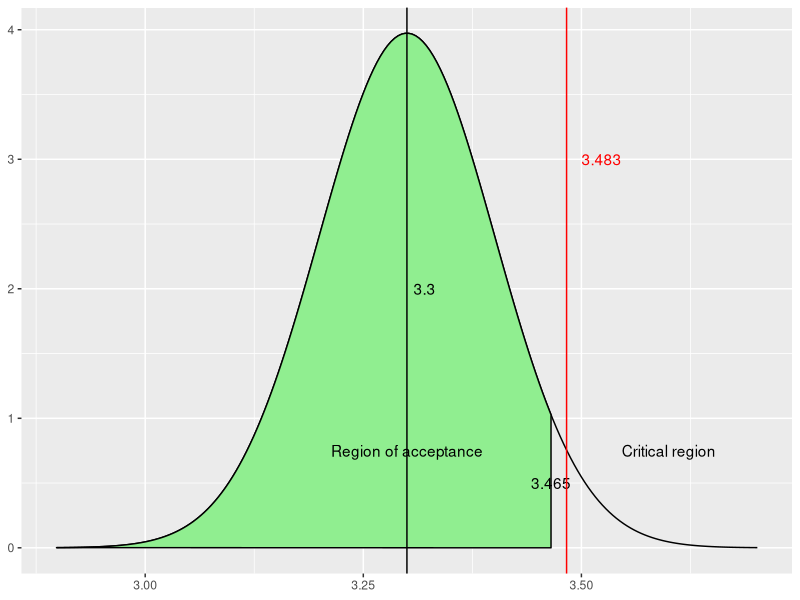
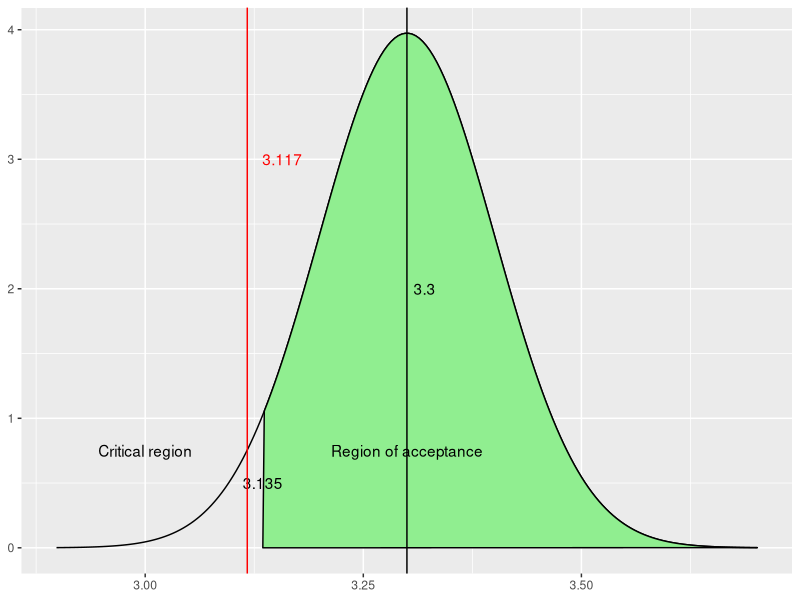
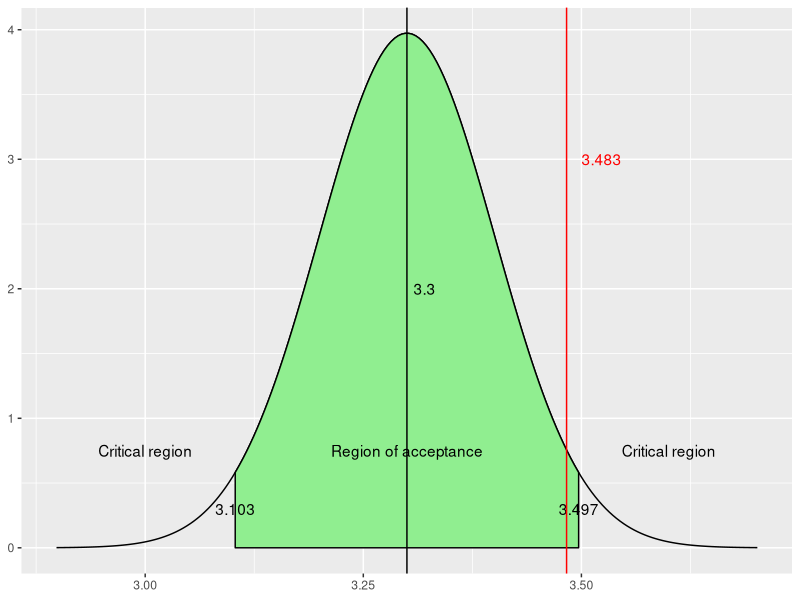
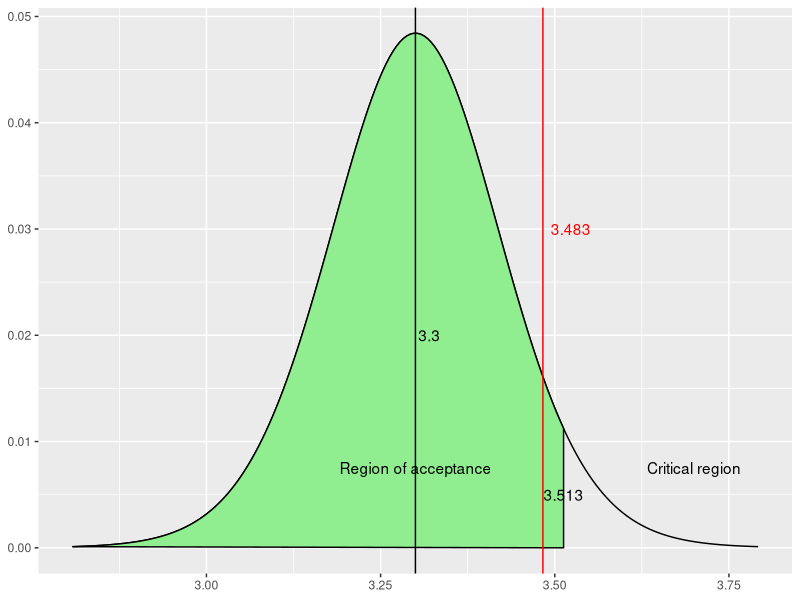

Source code (R) for these figures, in order:
## ---- chunk 1
knitr::opts_chunk$set(echo = TRUE)
library(ggplot2)
## ---- chunk 2
    # We have a sample with
    n <- 30      # sample size
    sm <- 3.483  # sample mean
    s <- 0.55    # standard deviation (supposed to be known)
    a <- 0.05    # significance level (selected by the researcher)
    m0 <- 3.3    # hypothetical population mean (H0)
## ---- chunk 3
    p <- 1 - pnorm(sm, m0, s/sqrt(n))
    p
    if(p < a) {
      print("Reject H0")
    } else {
      print("Do not reject H0")
    }
## ---- chunk 4
    g <- m0 + qnorm(1-a) * s / sqrt(n)
    g
    # If the obtained sample mean is below g, we cannot reject H0
    if (sm < g) {
      print("Do not reject H0")
    } else {
      print("Reject H0")
    }
## ---- chunk 5
# x-values
x <- seq(m0-4*s/sqrt(n), m0+4*s/sqrt(n), length=200)
# x values left of g (region of acceptance)
i <- x <= g
# Density normal distribution
dist <- dnorm(x, m0, s/sqrt(n))

# Plot
ggplot() +
  # Gauss curve
  geom_line(aes(x, dist)) +
  # Plot the region of acceptance in green
  geom_polygon(aes(x = c(x[i],    g,                       g),
                   y = c(dist[i], dnorm(g, m0, s/sqrt(n)), 0)),
               fill = 'lightgreen',
               colour = 'black') +
  # Show the critical value
  geom_text(label = round(g, 3), aes(x = g, y = .5)) +
  geom_text(label = "Region of acceptance", aes(x = m0, y = .75)) +
  geom_text(label = "Critical region", aes(x = 3.6, y = .75)) +
  # Show the hypothetical population mean
  geom_vline(xintercept = m0) +
  geom_text(label = m0, aes(x = m0+.02, y = 2)) +
  # Show the sample mean
  geom_vline(xintercept = sm, colour = 'red') +
  geom_text(label = sm, aes(x = sm+.04, y = 3), colour = 'red') +
  theme(axis.title = element_blank())
## ---- chunk 6
    # We have a sample with 
    n <- 30      # sample size
    sm <- 3.117  # sample mean
    s <- 0.55    # standard deviation (supposed to be known)
    a <- 0.05    # significance level (selected by researcher)
    m0 <- 3.3    # hypothetical population mean (H0)
## ---- chunk 7
    p <- pnorm(sm, m0, s/sqrt(n))  # Note! NOT 1 - pnorm(...). Why?
    p
    if(p < a) {
      print("Reject H0")
    } else {
      print("Do not reject H0")
    }
## ---- chunk 8
    g <- m0 - qnorm(1-a) * s / sqrt(n)
    g
    # If the obtained sample mean is >g, we cannot reject H0
    if (sm < g) {
      print("Reject H0")
    } else {
      print("Do not reject H0")
    }
## ---- chunk 9
# x-values for the plot
x <- seq(m0-4*s/sqrt(n), m0+4*s/sqrt(n), length=200)
# y-values (using the Gauss-curve)
dist <- dnorm(x, m0, s/sqrt(n))
# x values on the right of g
i <- x >= g

ggplot() +
  # Gauss curve
  geom_line(aes(x, dist)) +
  # Plot the region of acceptance in green
  geom_polygon(aes(c(x[i],    g),
                   c(dist[i], 0)),
               fill = 'lightgreen',
               colour = 'black') +
  # Show the critical value
  geom_text(label = round(g, 3), aes(x = g, y = .5)) +
  geom_text(label = "Region of acceptance", aes(x = m0, y = .75)) +
  geom_text(label = "Critical region", aes(x = 3, y = .75)) +
  # Show the hypothetical population mean
  geom_vline(xintercept = m0) +
  geom_text(label = m0, aes(x = m0+.02, y = 2)) +
  # Show the sample mean
  geom_vline(xintercept = sm, colour = 'red') +
  geom_text(label = sm, aes(x = sm+.04, y = 3), colour = 'red') +
  theme(axis.title = element_blank())
## ---- chunk 10
    # We have a sample with
    n <- 30      # sample size
    sm <- 3.483  # sample mean
    s <- 0.55    # standard deviation (supposed to be known)
    a <- 0.05    # significance level (selected by researcher)    
    m0 <- 3.3    # hypothetical population mean (H0)
## ---- chunk 11
    p <- 1 - pnorm(sm, m0, s/sqrt(n))
    p
    if(p < a/2) {
      print("Reject H0")
    } else {
      print("Do not reject H0")
    }
## ---- chunk 12
    g1 <- m0 - qnorm(1-a/2) * s / sqrt(n) # lower bound region of acceptance
    g2 <- m0 + qnorm(1-a/2) * s / sqrt(n) # upper bound region of acceptance
    c(g1, g2)
    
    # If the obtained sample mean is between g1 and g2, we cannot reject H0
    if (g1 < sm & sm < g2) {
      print("Do not reject H0")
    } else {
      print("Reject H0")
    }
## ---- chunk 13
# Boundaries of the plot (x values)
x <- seq(m0-4*s/sqrt(n), m0+4*s/sqrt(n), length=200)
# y values using the Gauss curve
dist <- dnorm(x, m0, s/sqrt(n))
# x values between g1 and g2
i <- g1 <= x & x <= g2
# Probability of g1 and g2
dg1 <- dnorm(g1, m0, s/sqrt(n))
dg2 <- dnorm(g2, m0, s/sqrt(n))

# Plot
ggplot() +
  # Gauss curve
  geom_line(aes(x, dist)) +
  # Plot the region of acceptance in green
  geom_polygon(aes(c(g1, g1,  x[i],    g2,  g2),
                   c(0,  dg1, dist[i], dg2, 0)),
               fill = 'lightgreen',
               colour = 'black') +
  # Show the critical values
  geom_text(label = round(g1, 3), aes(x = g1, y = .3)) +
  geom_text(label = round(g2, 3), aes(x = g2, y = .3)) +
  
  geom_text(label = "Region of acceptance", aes(x = m0, y = .75)) +
  geom_text(label = "Critical region", aes(x = 3, y = .75)) +
  geom_text(label = "Critical region", aes(x = 3.6, y = .75)) +
  
  # Show the hypothetical population mean
  geom_vline(xintercept = m0) +
  geom_text(label = m0, aes(x = m0+.02, y = 2)) +
  # Show the sample mean
  geom_vline(xintercept = sm, colour = 'red') +
  geom_text(label = sm, aes(x = sm+.04, y = 3), colour = 'red') +
  theme(axis.title = element_blank())
## ---- chunk 14
    # We have a sample with
    n <- 20      # sample size
    sm <- 3.483  # sample mean
    ss <- 0.55   # standard deviation sample
    a <- 0.05    # significance level (selected by researcher)
    m0 <- 3.3    # hypothetical population mean (H0)
## ---- chunk 15
    p <- 1 - pt((sm - m0) / (s/sqrt(n)), df = n-1)
    p
    if(p < a) {
      print("Reject H0")
    } else {
      print("Do not reject H0")
    }
## ---- chunk 16
    g <- m0 + qt(1-a, df = n-1) * s / sqrt(n)
    g
    # If the obtained sample mean is below g, we cannot reject H0
    if (sm < g) {
      print("Do not reject H0")
    } else {
      print("Reject H0")
    }
## ---- chunk 17
# Boundaries of plot (x values)
x <- seq(m0-4*ss/sqrt(n), m0+4*ss/sqrt(n), length=200)
# y-values according to gauss curve of the t-distribution
dist <- dt((x-m0)/(ss/sqrt(n)), df = n-1) * ss/sqrt(n)
# x values left of g
i <- x < g   
# value of probability function for g
dg <- dt((g-m0)/(ss/sqrt(n)),df=n-1) * ss/sqrt(n)

# Plot
ggplot() +
  # Gauss curve
  geom_line(aes(x, dist)) +
  # Plot region of acceptance in green
  geom_polygon(aes(x = c(x[i],    g, g),
                   y = c(dist[i], dg, 0)),
               fill = 'lightgreen',
               colour = 'black') +
  # Show critical value
  geom_text(label = round(g, 3), aes(x = g, y = .005)) +
  geom_text(label = "Region of acceptance", aes(x = m0, y = .0075)) +
  geom_text(label = "Critical region", aes(x = 3.7, y = .0075)) +
  # Show the hypothetical population mean
  geom_vline(xintercept = m0) +
  geom_text(label = m0, aes(x = m0+.02, y = .02)) +
  # Show the sample mean
  geom_vline(xintercept = sm, colour = 'red') +
  geom_text(label = sm, aes(x = sm+.04, y = .03), colour = 'red') +
  theme(axis.title = element_blank())
## ---- chunk 18
test_sample <- c(                # sample
  3, 2, 3, 1, 10, 4, 2, 7, 3, 0,
  3, 1, 2, 3,  4, 0, 3, 8, 3, 7)
a <- 0.05                        # significance level
m0 <- 3.3                        # hypothetical population mean (H0)

t.test(test_sample, 
       alternative = "greater",  # right-tailed test
       mu = m0,                  # hypothesis about mean
       conf.level = 1 - a)       # confidence level
